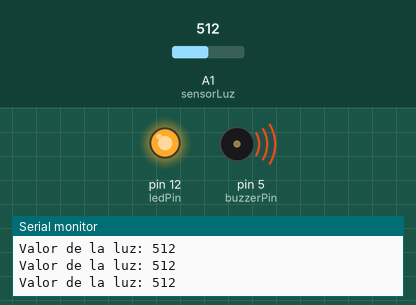
Recording of a sketch running on a simulated Arduino Uno, built with avr-gcc and run on an emulated ATmega328P. Parts: output pins drawn as LEDs (lit = HIGH), buzzer (waves = sounding), the last lines printed to the serial monitor. The test bench sets the inputs (shaded band); at power-on: A1 (sensorLuz) = 512.

Above: at 1.2 s.
1.3 s: A1 (sensorLuz) set to 482
At 2.7 s:
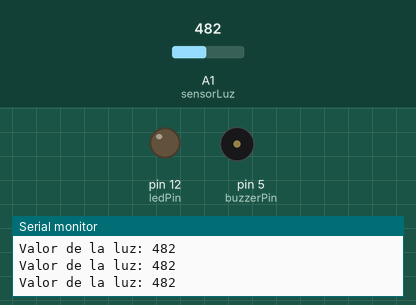
3.0 s: A1 (sensorLuz) set to 510
At 4.1 s:
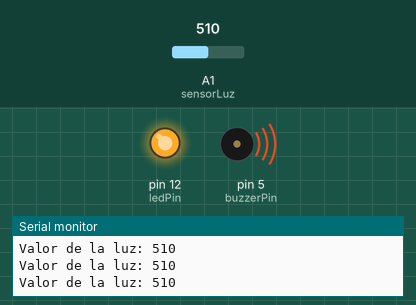
4.5 s: A1 (sensorLuz) set to 490
At 5.4 s:
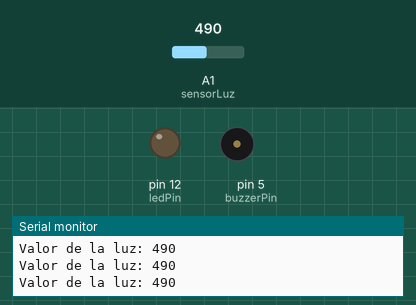
Timing chart, 0 to 7.5 s (numbered marks = the images above; inputs shaded):
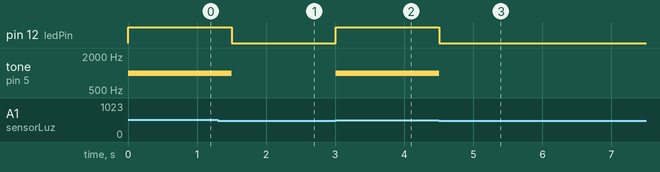

Measured:
- the behaviour switches between 500 and 499 on A1 (sensorLuz) (found by bisection; images 0 and 1)
- after the input at 1.3 s, pin 12 (ledPin): HIGH → LOW after 0.20 s; tone on pin 5 (buzzerPin): 1000 Hz → silent after 0.20 s
- after the input at 3.0 s, pin 12 (ledPin): LOW → HIGH at once; tone on pin 5 (buzzerPin): silent → 1000 Hz at once
- after the input at 4.5 s, pin 12 (ledPin): HIGH → LOW at once; tone on pin 5 (buzzerPin): 1000 Hz → silent at once

The sketch:

SensorLuzBuzzer.ino
```cpp
int sensorLuz = A1;    // Pin del sensor de luz
int ledPin = 12;       // Pin del LED
int buzzerPin = 5;     // Pin del buzzer
int valorLuz = 0;      // Variable para almacenar el valor de luz
int umbralLuz = 500;   // Umbral para decidir cuándo encender el LED

void setup() {
  Serial.begin(9600);      // Iniciar comunicación serial
  pinMode(sensorLuz, INPUT);  // Configurar el sensor de luz como entrada
  pinMode(ledPin, OUTPUT);    // Configurar el LED como salida
  pinMode(buzzerPin, OUTPUT); // Configurar el buzzer como salida
}

void loop() {
  // Leer el valor del sensor de luz
  valorLuz = analogRead(sensorLuz);

  // Imprimir el valor en el monitor serie
  Serial.print("Valor de la luz: ");
  Serial.println(valorLuz);

  // Si el valor de luz es menor que el umbral, apagar el LED y el buzzer
  if (valorLuz < umbralLuz) {
    digitalWrite(ledPin, LOW);  // Apagar el LED
    noTone(buzzerPin);          // Apagar el buzzer
  } else {
    // Si hay suficiente luz, encender el LED y el buzzer
    digitalWrite(ledPin, HIGH); // Encender el LED
    tone(buzzerPin, 1000);      // Encender el buzzer con una frecuencia de 1000 Hz
  }

  delay(250);  // Pausa de 250ms
}
```
